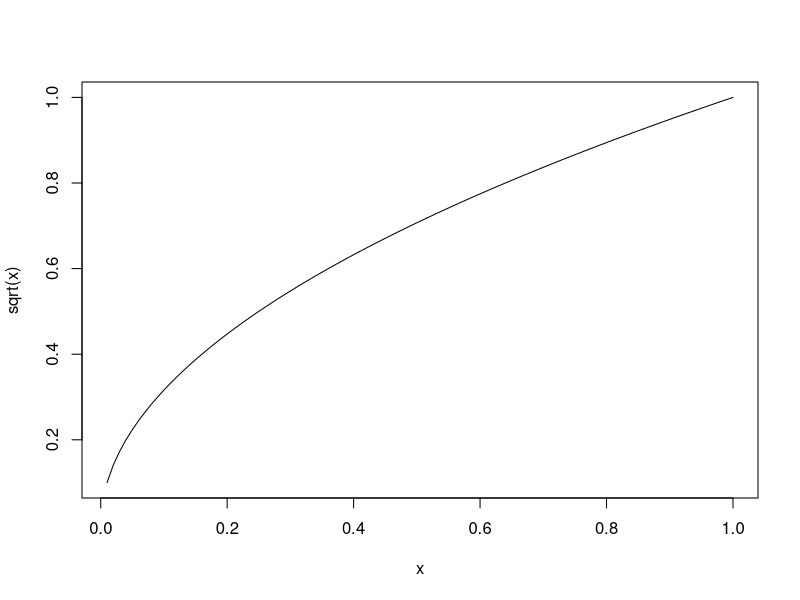
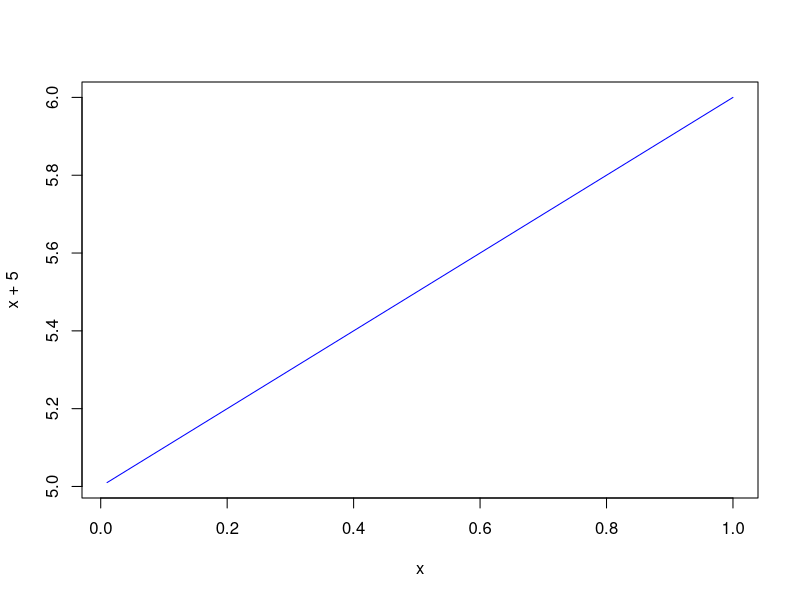
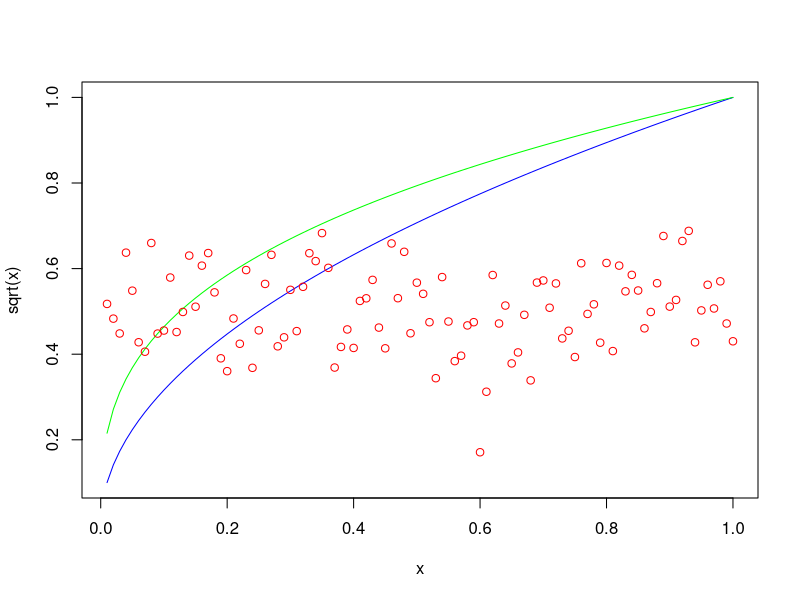
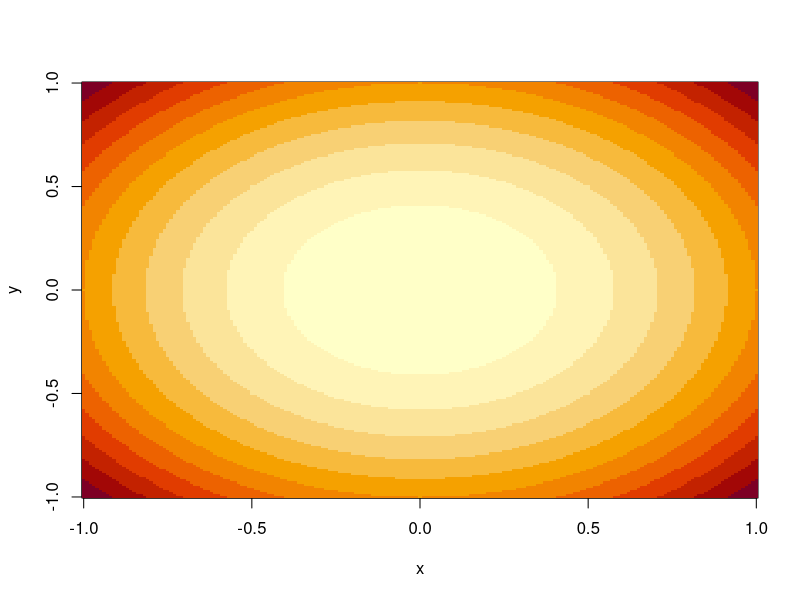
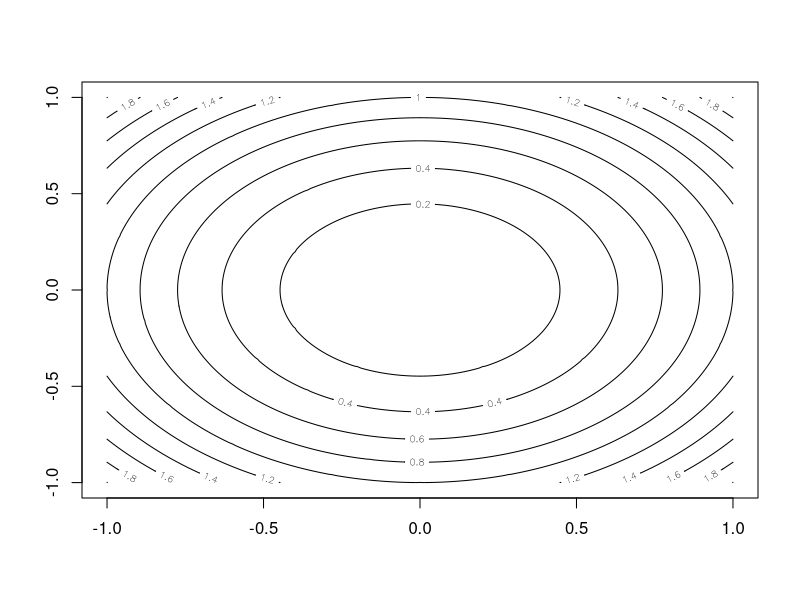
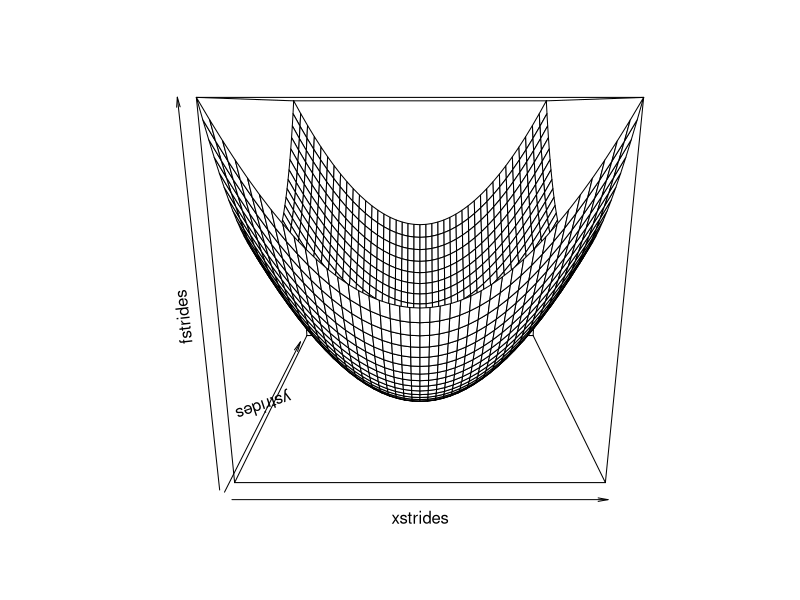
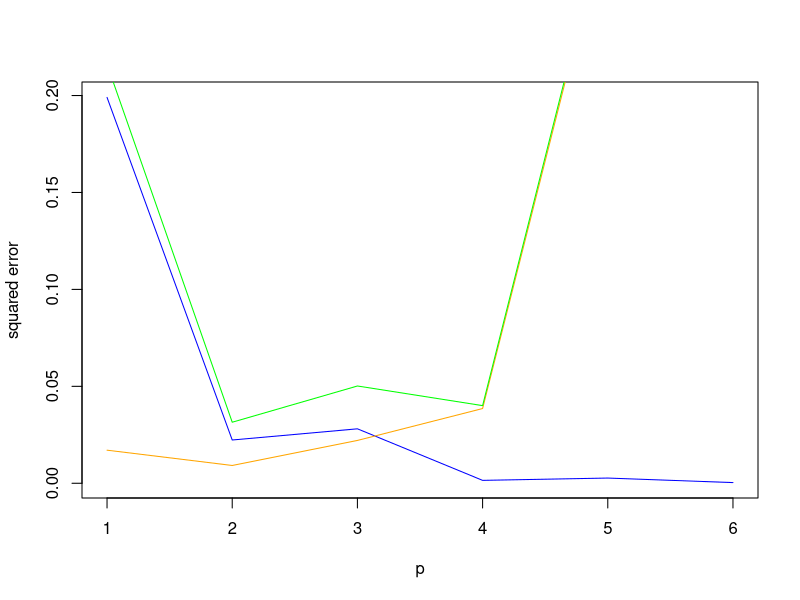

Source code (R) for these figures, in order:
## ---- chunk 1
# These options make it so that:
#   (a) output blocks are mixed with code, and prefixed with a comment
#   (b) figures are sized, by default, to use most of the html witdth
#       (you can reset fig.width and fig.height inside the {}'s at the
#       top of any code block, if you want a particular plot to be bigger
#       or smaller)
knitr::opts_chunk$set(
  collapse = TRUE, comment = '#>',
  fig.width = 7, fig.height = 6
)
library(ggplot2)
library(dplyr)
## ---- chunk 2
parabaloid <- function(x, y) {
 x ** 2 + y ** 2
}
## ---- chunk 3
parabaloid(1, 1)
parabaloid(2, 3)
## ---- chunk 4
x = 1:100 / 100
plot(x, sqrt(x), type='l')
## ---- chunk 5
plot(x, x + 5, type='l', col='blue')
## ---- chunk 6
plot(x, sqrt(x), type='l', col='blue')
lines(x, x ** (1/3), col='green')
points(x, 0.1 * rnorm(length(x)) + 0.5, col='red')
## ---- chunk 7
x <- seq(-1, 1, .01)
y <- seq(-1, 1, .01)
feval <- outer(x, y, parabaloid)
## ---- chunk 8
image(x, y, feval)
## ---- chunk 9
contour(x, y, feval)
## ---- chunk 10
strides <- seq(1, length(x), 5)
xstrides <- x[strides]
ystrides <- y[strides]
fstrides <- feval[strides, strides]
persp(xstrides, ystrides, fstrides)
## ---- chunk 11
covariates_to_matrix <- function(x, p) {
  X = matrix(0., nrow=length(x), ncol=p+1)
  for (p_ in 0:p) {
    X[,p_+1] = x ** (p_)
  }
  X
}
## ---- chunk 12
polynomial_least_squares <- function(x, y, p) {
  X = covariates_to_matrix(x, p)
  thetahat = solve(t(X) %*% X, t(X) %*% y)
  thetahat
}
## ---- chunk 13
polynomial_prediction <- function(new_x, thetahat) {
  p = length(thetahat) - 1
  X = covariates_to_matrix(new_x, p)
  X %*% thetahat
}
## ---- chunk 14
generate_xs <- function(N) {
  rnorm(N)
}
## ---- chunk 15
generate_ys <- function(xs) {
  cos(xs) + 0.25 * rnorm(length(xs))
}
## ---- chunk 16
generate_xys <- function(N) {
  xs <- generate_xs(N)
  ys <- generate_ys(xs)
  list(xs = xs, ys = ys)
}
## ---- chunk 17
set.seed(42)
## ---- chunk 18
compute_bias_and_variance <- function(N, min_p, max_p, ntrial) {
  # generate test data
  n_test = 1000
  test_x = generate_xs(N = n_test)
  e_test_y = cos(test_x)
  
  # pre-make the matrix for fitted values. This saves
  # the computer from needing to allocate / garbage collect it
  # over and over again.
  fit_to_test_x = matrix(0., nrow = ntrial, ncol = n_test)
  
  # make vectors to hold our bias and variance estimates for
  # each p
  bias2_per_p = numeric(max_p - min_p + 1)
  variance_per_p = numeric(max_p - min_p + 1)
  
  # for each p...
  for (p in min_p:max_p) {
    # make a test_X matrix by expanding to the polynomial
    # covariates
    test_X = covariates_to_matrix(test_x, p)
    
    # for each trial...
    for (trial in 1:ntrial) {
      # generate x and y, estimate thetahat, and save the fitted
      # values relative to test_x
      data = generate_xys(N)
      thetahat = polynomial_least_squares(data$xs, data$ys, p)
      fit_to_test_x[trial,] = test_X %*% thetahat
    }
    
    # now that the trials are all finished, compute the
    # average fitted value for each entry of test_x across all
    # trials, and the variance across all trials
    pointwise_mean = colMeans(fit_to_test_x)
    pointwise_var = apply(fit_to_test_x, 2, var)
    
    # our estimates of the bias and variance are averages across
    # all the test_x values. We use `bias2` for the bias since
    # we are actually computing the square bias.
    bias2 = mean((pointwise_mean - e_test_y) ** 2)
    variance = mean(pointwise_var)
    
    # we need to save the bias and variance estimates
    bias2_per_p[p - min_p + 1] = bias2
    variance_per_p[p - min_p + 1] = variance
  }
  list(ps = min_p:max_p,
       bias2 = bias2_per_p,
       variance = variance_per_p)
}
## ---- chunk 19
bv = compute_bias_and_variance(60, 1, 6, 7000)
## ---- chunk 20
plot(bv$ps, bv$bias2, type='l', col='blue', xlab='p', ylab='squared error')
lines(bv$ps, bv$variance, col='orange')
lines(bv$ps, bv$bias2 + bv$variance, col='green')
